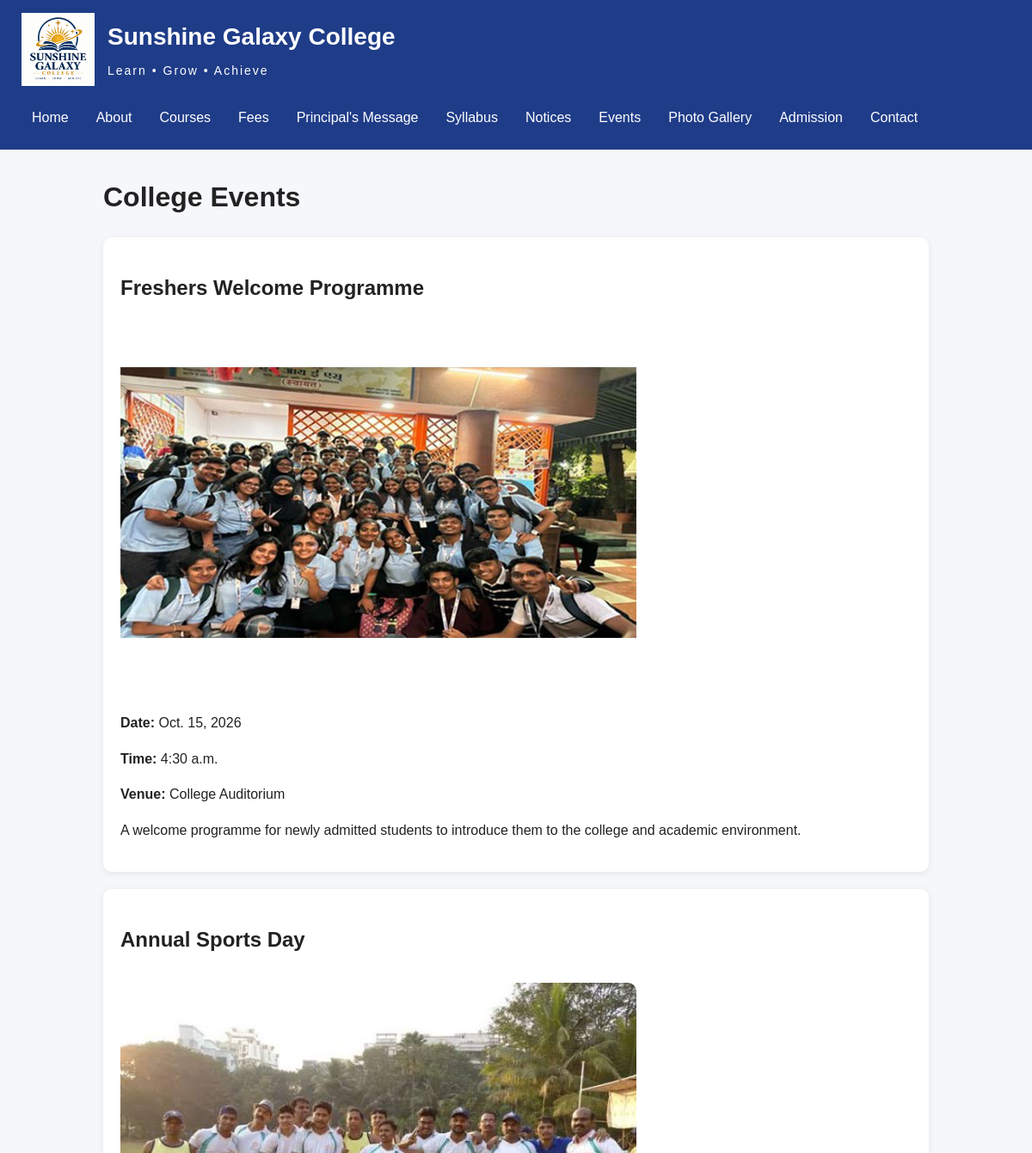
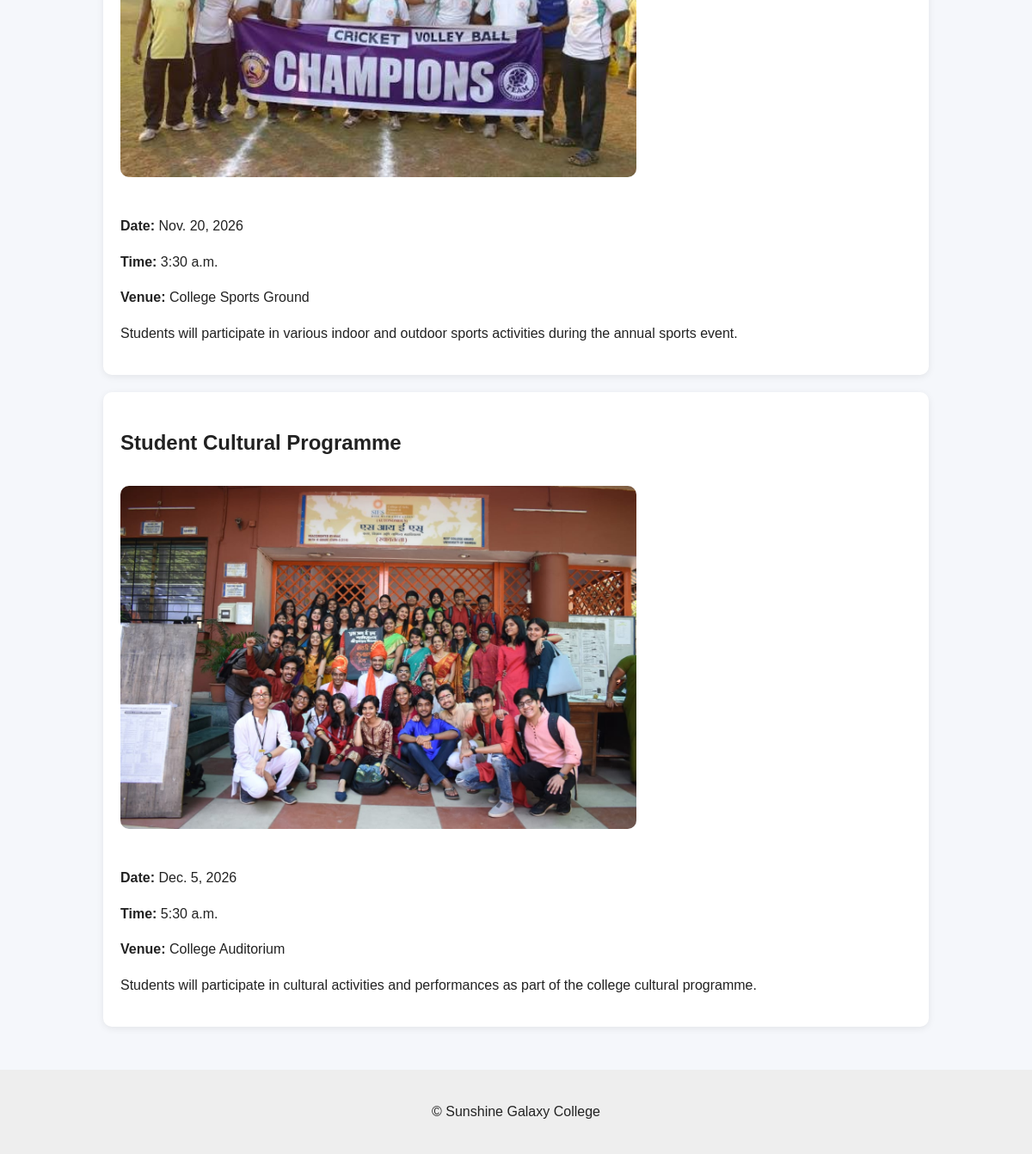
Screenshot of /events/ with the database file from the repository (2 pictures, top to bottom).
### portal/models.py (models this page shows, shortened)
class Event(models.Model):
    title = models.CharField(max_length=200)
    description = models.TextField()
    date = models.DateField()
    time = models.TimeField()
    venue = models.CharField(max_length=150)
    image = models.FileField(
        upload_to="event_images/",
        blank=True,
        null=True
    )
    class Meta:
        ordering = ["date", "time"]

### portal/views.py (the view)
def event_list(request):
    events = Event.objects.all()
    return render(
        request,
        "portal/events.html",
        {
            "events": events
        }
    )

### Templates/portal/events.html (shortened to what this page needs)
{% extends "base.html" %}
{% block content %}
<h1>College Events</h1>
{% for event in events %}
    <div class="course-card">
    <h2>{{ event.title }}</h2>
    {% if event.image %}
        <img
            src="{{ event.image.url }}"
            alt="{{ event.title }}"
            class="event-image"
        >
    {% endif %}
    <p>
        <strong>Date:</strong>
        {{ event.date }}
    </p>
    <p>
        <strong>Time:</strong>
        {{ event.time }}
    </p>
    <p>
        <strong>Venue:</strong>
        {{ event.venue }}
    </p>
    <p>{{ event.description }}</p>
</div>
{% empty %}
    <p>No upcoming events available.</p>
{% endfor %}
{% endblock %}

### static/css/style.css (style rules this page uses)
* { box-sizing: border-box; }
body { margin: 0; font-family: Arial, sans-serif; background: #f5f7fb; color: #222; line-height: 1.6; }
img { max-width: 100%; }
.course-card, .notice-card { background: white; padding: 20px; margin-bottom: 20px; border-radius: 10px; box-shadow: 0 2px 8px rgba(0, 0, 0, 0.08); }
.event-image { width: 100%; max-width: 600px; height: auto; border-radius: 10px; margin: 10px 0 20px; }

### rows the page displays
Event: title "Freshers Welcome Programme", image (picture), date "Oct. 15, 2026", time "4:30 a.m.", venue "College Auditorium", description "A welcome programme for newly admitted students to introduce them to the college and academic environment."
Event: title "Annual Sports Day", image (picture), date "Nov. 20, 2026", time "3:30 a.m.", venue "College Sports Ground", description "Students will participate in various indoor and outdoor sports activities during the annual sports event."
Event: title "Student Cultural Programme", image (picture), date "Dec. 5, 2026", time "5:30 a.m.", venue "College Auditorium", description "Students will participate in cultural activities and performances as part of the college cultural programme."
